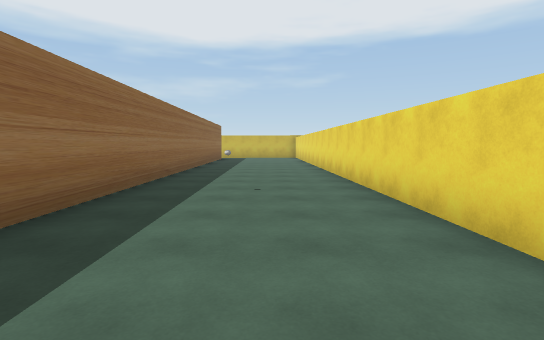
[1] (above)

17 first-person views from a walk through a Unity game level. The camera is 1.5 m above the floor, tilts 6° down and sees 85° across. The floor is counted in squares, 2 m on a side. Each view is taken from the middle of a square. On the plan, view 1 faces up. The plan holds only what a view shows up to about 10 squares ahead; the rest is blank. The place goes on beyond the plan. The player character is not drawn. Some surface patterns are stand-ins.

[2]
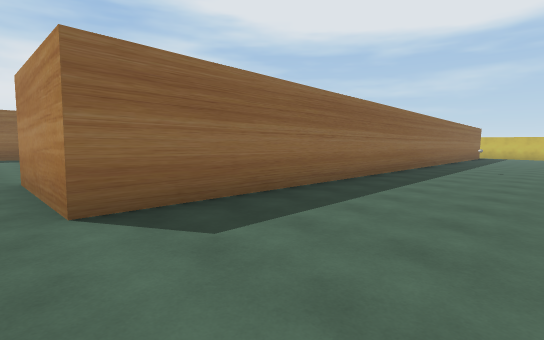

[3]
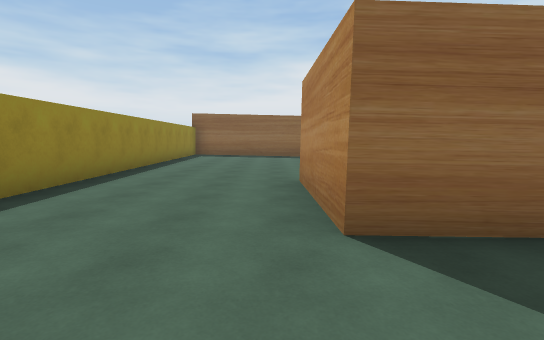

[4]
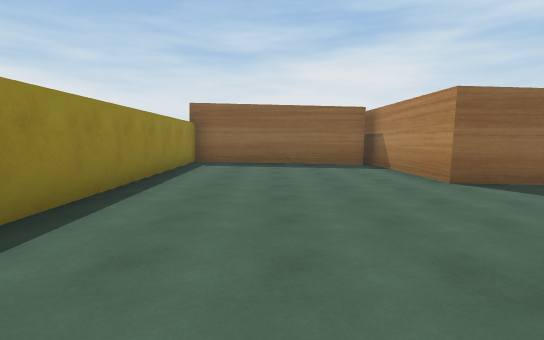

[5]
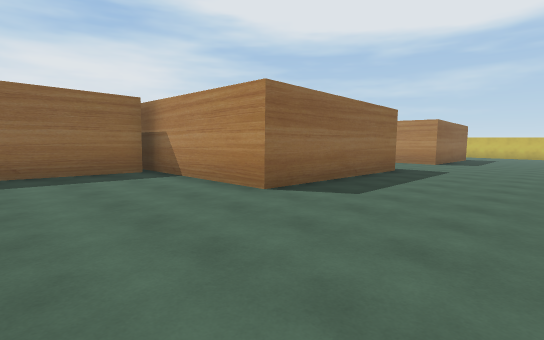

[6]
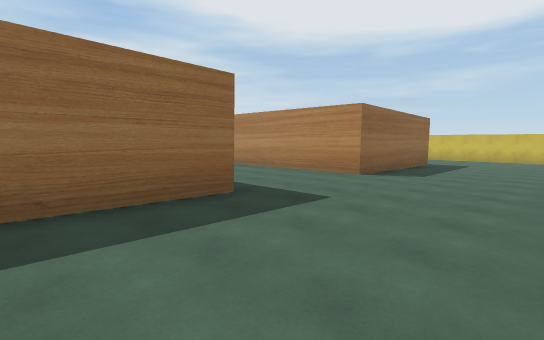

[7]
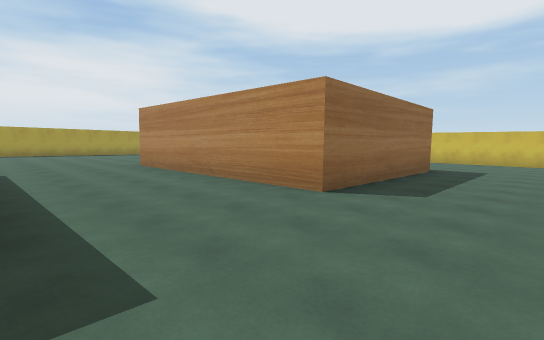

[8]
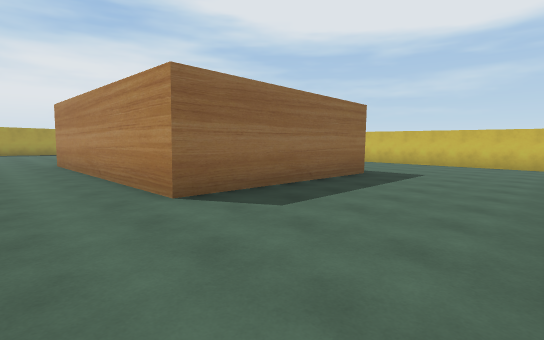

[9]
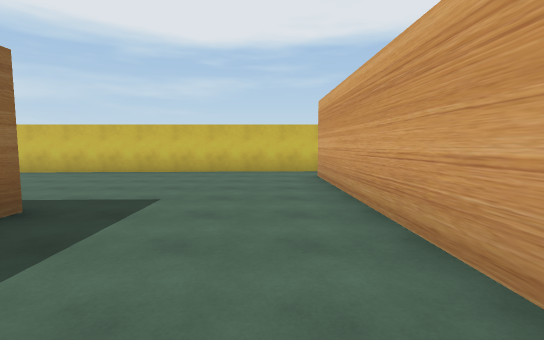

[10]
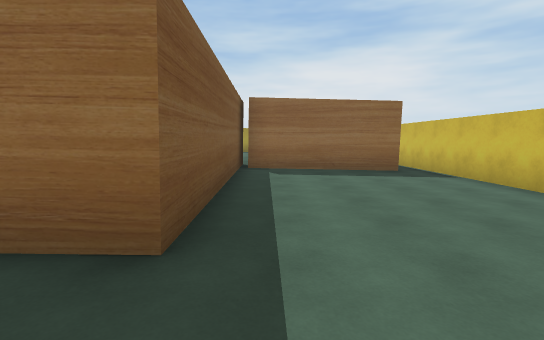

[11]
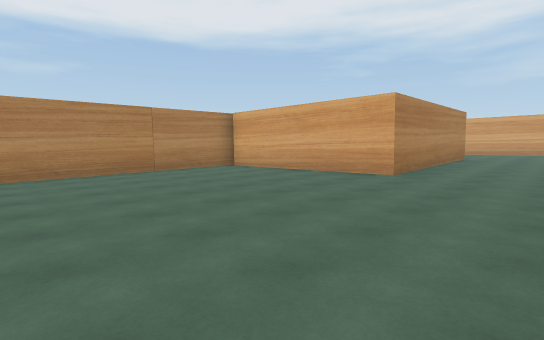

[12]
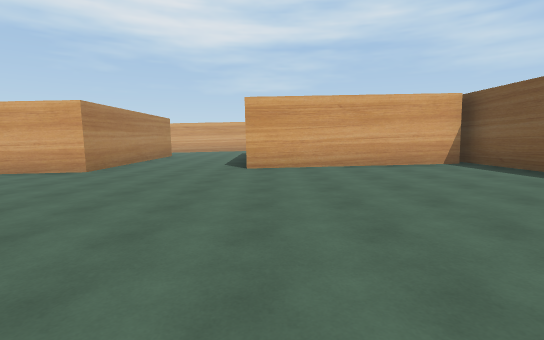

[13]
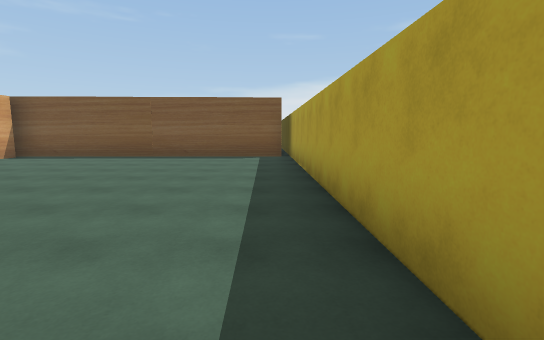

[14]
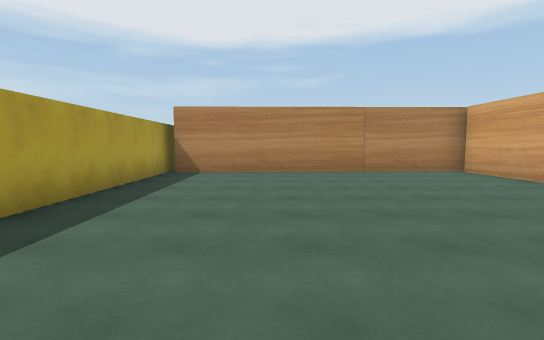

[15]
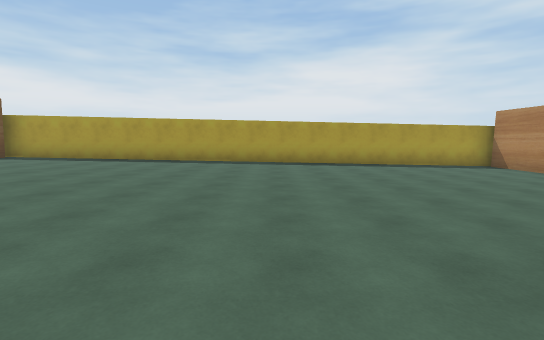

[16]
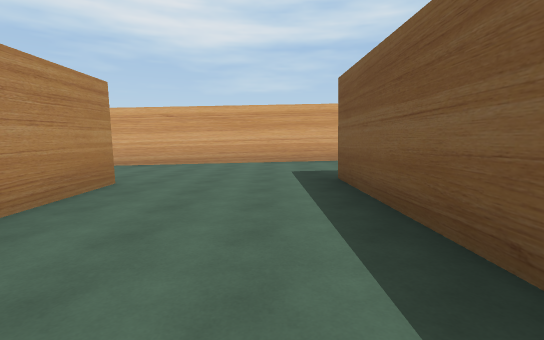

[17]
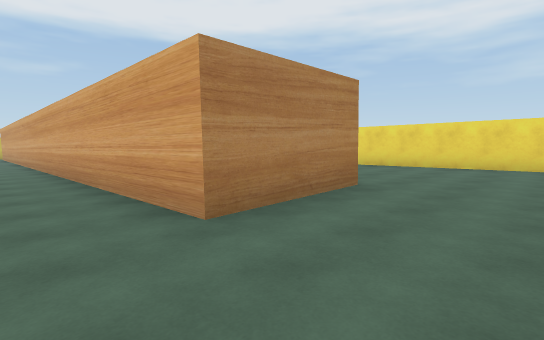

### Floor plan
Key: @ floor where view 1 was taken; # wall or solid block; . main floor; : floor 0.25 m higher than the main floor; - floor 0.25 m lower than the main floor; + floor 0.5 m higher than the main floor; _ floor 0.5 m lower than the main floor.
Columns run from 25 left of view 1 to 2 right of it. Each row starts with its distance up from view 1.
 18        #############
 17        #____________
 16          #__________#
 15          #__________#
 14          #___-------#
 13 ##########----------#
 12 #--------#######----#
 11 #--------#     #----#
 10 #--------#     #----###----#
  9 #--------#     #----###----#
  8 #--------#     #....###....#
  7 #........#######....###....#
  6 #...................###....#
  5 #...................###.#..#
  4 #...................###....#
  3 #...................###...:#
  2 #........#######::::###::::#
  1 #::::::::#     #::::###::::
  0 #::::::::#     #::::###::@:
 -1 #::::::::#     #::::###::::
 -2 #::::::::# #####::::###::::#
 -3 #::::::::: #::::::::###::++#
 -4 ############++++++++###++++#
 -5            #+++++++++++++++#
 -6            #+++++++++++++++#
 -7            #+++++++++++++++#
 -8            #++++++++++#
 -9            ############

Positions as (right, up) in squares from view 1, and headings:
1: (0, 0), facing up
2: (1, -5), facing up-left
3: (0, -5), facing left
4: (-4, -6), facing left
5: (-6, -6), facing up-left
6: (-6, 0), facing up-left
7: (-7, 3), facing up-left
8: (-6, 5), facing up-left
9: (-7, 9), facing up
10: (-8, 13), facing left
11: (-23, 4), facing up-right
12: (-24, 2), facing right
13: (-24, 6), facing down
14: (-22, 4), facing up
15: (-15, 5), facing left
16: (-15, 4), facing right
17: (-7, -7), facing up-right
